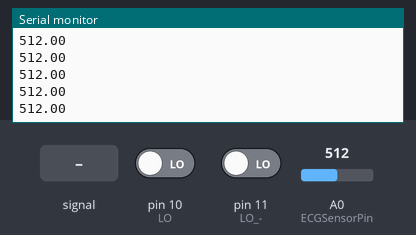
Bench run of a sketch on a simulated Arduino Uno, built with avr-gcc and run on an emulated ATmega328P. Parts: the last lines printed to the serial monitor. The test bench sets the inputs (shaded band); at power-on: pin 10 (LO) LOW, A0 (ECGSensorPin) = 512, pin 11 (LO_-) LOW.

Above: at 1.2 s.
1.3 s: pin 10 (LO) driven HIGH
At 2.4 s:
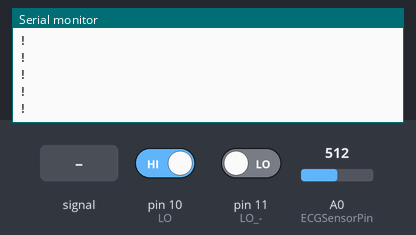
3.2 s: pin 10 (LO) driven LOW
At 4.3 s:
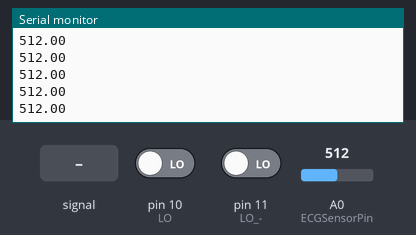
4.7 s: A0 (ECGSensorPin) fed a 200 Hz sine of ±81 counts around its level
At 5.3 s:
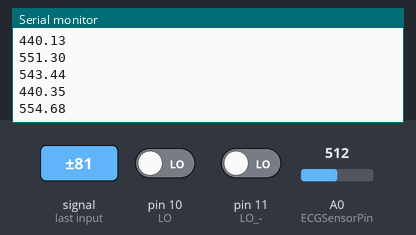
6.2 s: A0 (ECGSensorPin) set to 716
At 7.3 s:
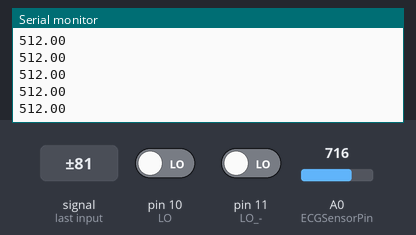
7.7 s: A0 (ECGSensorPin) fed a 1000 Hz sine of ±255 counts around its level
9.2 s: A0 (ECGSensorPin) set to 900
Timing chart, 0 to 11.7 s (numbered marks = the images above; inputs shaded):
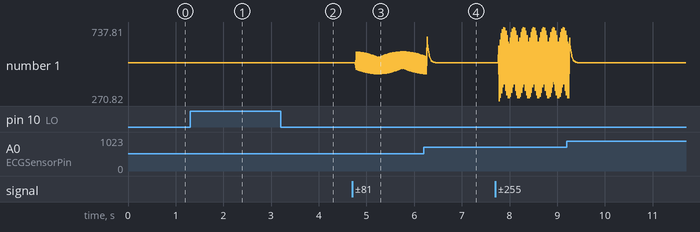

The sketch:

ecg_sensor.ino
```cpp
// --- Define your sensor pin ---
const int ECGSensorPin = A0;

// ----- Filter Settings -----

// --- Low-Pass Filter (removes "fuzz") ---
// This is the same EMA filter from before
const float alpha = 0.2; // Smoothing factor (0.01 to 0.2)
float lowPassValue = 0;

// --- High-Pass Filter (removes "baseline wander") ---
// We will use a simple high-pass filter:
// HighPass = RawSignal - LowPass
// This works because the low-pass signal is the "baseline"
// We then add a "midpoint" (512) to keep the signal centered.
float highPassValue = 0;

void setup() {
    Serial.begin(9600);

    pinMode(10, INPUT); // LO +
    pinMode(11, INPUT); // LO -

    // Initialize the low-pass filter with the first reading
    lowPassValue = analogRead(ECGSensorPin);
}

void loop() {
    if ((digitalRead(10) == 1) || (digitalRead(11) == 1)) {
        Serial.println('!');
    } else {
        // --- 1. Get the raw signal ---
        int rawValue = analogRead(ECGSensorPin);

        // --- 2. Apply Low-Pass Filter (removes "fuzz") ---
        // This is the same as before
        lowPassValue = (alpha * rawValue) + ((1.0 - alpha) * lowPassValue);

        // --- 3. Apply High-Pass Filter (removes "drift") ---
        // We subtract the slow-moving low-pass value (the "baseline")
        // from the raw signal to remove the drift.
        // We add 512 to re-center the signal in the middle of the
        // analog range (0-1023) for plotting.
        highPassValue = rawValue - lowPassValue + 512;

        // --- 4. Print the final, clean signal ---
        Serial.println(highPassValue);
    }

    delay(2);
}
```

Measured:
- after the input at 1.3 s, the serial monitor: prints a new line after 0.07 s (image 1)
- after the input at 4.7 s, the serial monitor: prints a new line after 0.07 s (image 3)
- plotted number 1: 512 → 558.41 after the input at 4.7 s
